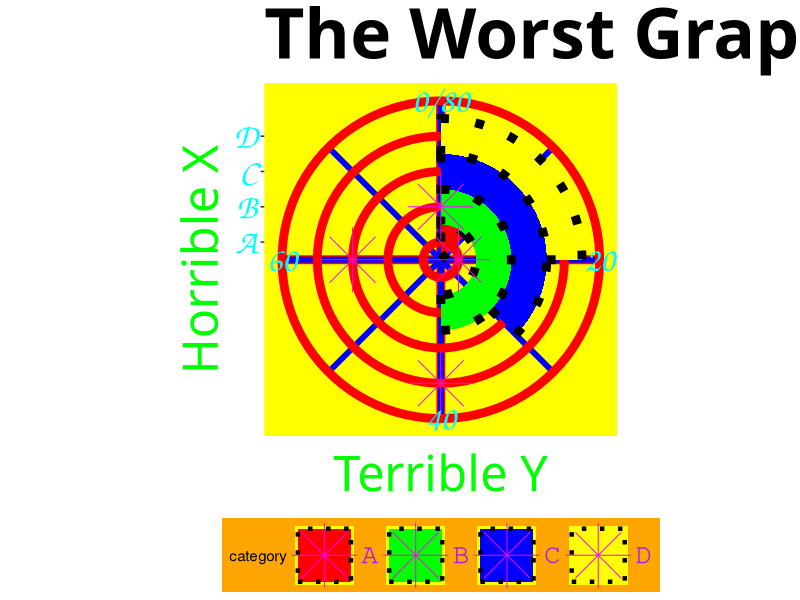

Generate this figure with R:
library(ggplot2)

# Create some random data
data <- data.frame(
  category = c("A", "B", "C", "D"),
  value = c(10, 40, 30, 20)
)

# Create the unholy combination of an ugly scatter plot and pie chart
ggplot(data, aes(x = category, y = value, fill = category)) +
  geom_bar(stat = "identity", width = 1, color = "black", linetype = "dotted", size = 3) +
  geom_point(aes(y = value * 2), size = 15, shape = 8, color = "#FF00FF") + # Neon pink star points
  geom_line(aes(y = value * 1.5), size = 5, linetype = "dashed", color = "#00FF00") + # Neon green thick dashed line
  coord_polar(theta = "y") +
  scale_fill_manual(values = c("#FF0000", "#00FF00", "#0000FF", "#FFFF00")) + # Eye-burning colors
  theme(
    panel.background = element_rect(fill = "yellow"), # Horrible yellow background
    panel.grid.major = element_line(color = "red", size = 3), # Thick red grid lines
    panel.grid.minor = element_line(color = "blue", size = 2), # Thick blue minor grid lines
    axis.text = element_text(size = 25, family = "Comic Sans MS", color = "cyan"), # Ugly font & color
    axis.title = element_text(size = 35, family = "Papyrus", color = "green"), # Even worse font
    plot.title = element_text(size = 50, family = "Wingdings", color = "black", face = "bold"), # Unreadable title
    legend.position = "bottom",
    legend.background = element_rect(fill = "orange"), # Clashing legend background
    legend.text = element_text(size = 20, color = "purple", family = "Courier") # More chaos
  ) +
  labs(title = "The Worst Graph Ever", x = "Horrible X", y = "Terrible Y")
